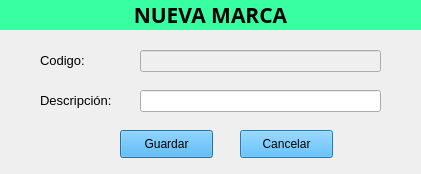
<?xml version="1.0" encoding="UTF-8"?>
<ui version="4.0">
 <class>Dialog</class>
 <widget class="QDialog" name="Dialog">
  <property name="geometry">
   <rect>
    <x>0</x>
    <y>0</y>
    <width>421</width>
    <height>174</height>
   </rect>
  </property>
  <property name="windowTitle">
   <string>Dialog</string>
  </property>
  <widget class="QPushButton" name="bt_GuardarMarca">
   <property name="geometry">
    <rect>
     <x>120</x>
     <y>130</y>
     <width>93</width>
     <height>28</height>
    </rect>
   </property>
   <property name="styleSheet">
    <string notr="true">QPushButton{
background-color:#2caeff;
}

QPushButton:hover{
background-color:#39ffa3;
}</string>
   </property>
   <property name="text">
    <string>Guardar</string>
   </property>
  </widget>
  <widget class="QLineEdit" name="lineEdit_nuevoCodMarca">
   <property name="enabled">
    <bool>false</bool>
   </property>
   <property name="geometry">
    <rect>
     <x>140</x>
     <y>50</y>
     <width>241</width>
     <height>22</height>
    </rect>
   </property>
   <property name="dragEnabled">
    <bool>false</bool>
   </property>
  </widget>
  <widget class="QLabel" name="label">
   <property name="geometry">
    <rect>
     <x>0</x>
     <y>0</y>
     <width>421</width>
     <height>30</height>
    </rect>
   </property>
   <property name="minimumSize">
    <size>
     <width>0</width>
     <height>30</height>
    </size>
   </property>
   <property name="maximumSize">
    <size>
     <width>16777215</width>
     <height>30</height>
    </size>
   </property>
   <property name="font">
    <font>
     <family>Goldman</family>
     <pointsize>16</pointsize>
     <weight>75</weight>
     <bold>true</bold>
    </font>
   </property>
   <property name="styleSheet">
    <string notr="true">QLabel{
background-color:#39ffa3
}</string>
   </property>
   <property name="text">
    <string>NUEVA MARCA</string>
   </property>
   <property name="alignment">
    <set>Qt::AlignCenter</set>
   </property>
  </widget>
  <widget class="QPushButton" name="bt_CancelarMarca">
   <property name="geometry">
    <rect>
     <x>240</x>
     <y>130</y>
     <width>93</width>
     <height>28</height>
    </rect>
   </property>
   <property name="styleSheet">
    <string notr="true">QPushButton{
background-color:#2caeff;
}

QPushButton:hover{
background-color:#39ffa3;
}</string>
   </property>
   <property name="text">
    <string>Cancelar</string>
   </property>
  </widget>
  <widget class="QLabel" name="label_2">
   <property name="geometry">
    <rect>
     <x>40</x>
     <y>50</y>
     <width>71</width>
     <height>21</height>
    </rect>
   </property>
   <property name="font">
    <font>
     <pointsize>10</pointsize>
    </font>
   </property>
   <property name="text">
    <string>Codigo:</string>
   </property>
  </widget>
  <widget class="QLineEdit" name="lineEdit_nuevoDescripcionMarca">
   <property name="geometry">
    <rect>
     <x>140</x>
     <y>90</y>
     <width>241</width>
     <height>22</height>
    </rect>
   </property>
  </widget>
  <widget class="QLabel" name="label_3">
   <property name="geometry">
    <rect>
     <x>40</x>
     <y>90</y>
     <width>101</width>
     <height>21</height>
    </rect>
   </property>
   <property name="font">
    <font>
     <pointsize>10</pointsize>
    </font>
   </property>
   <property name="text">
    <string>Descripción:</string>
   </property>
  </widget>
 </widget>
 <resources/>
 <connections/>
</ui>
